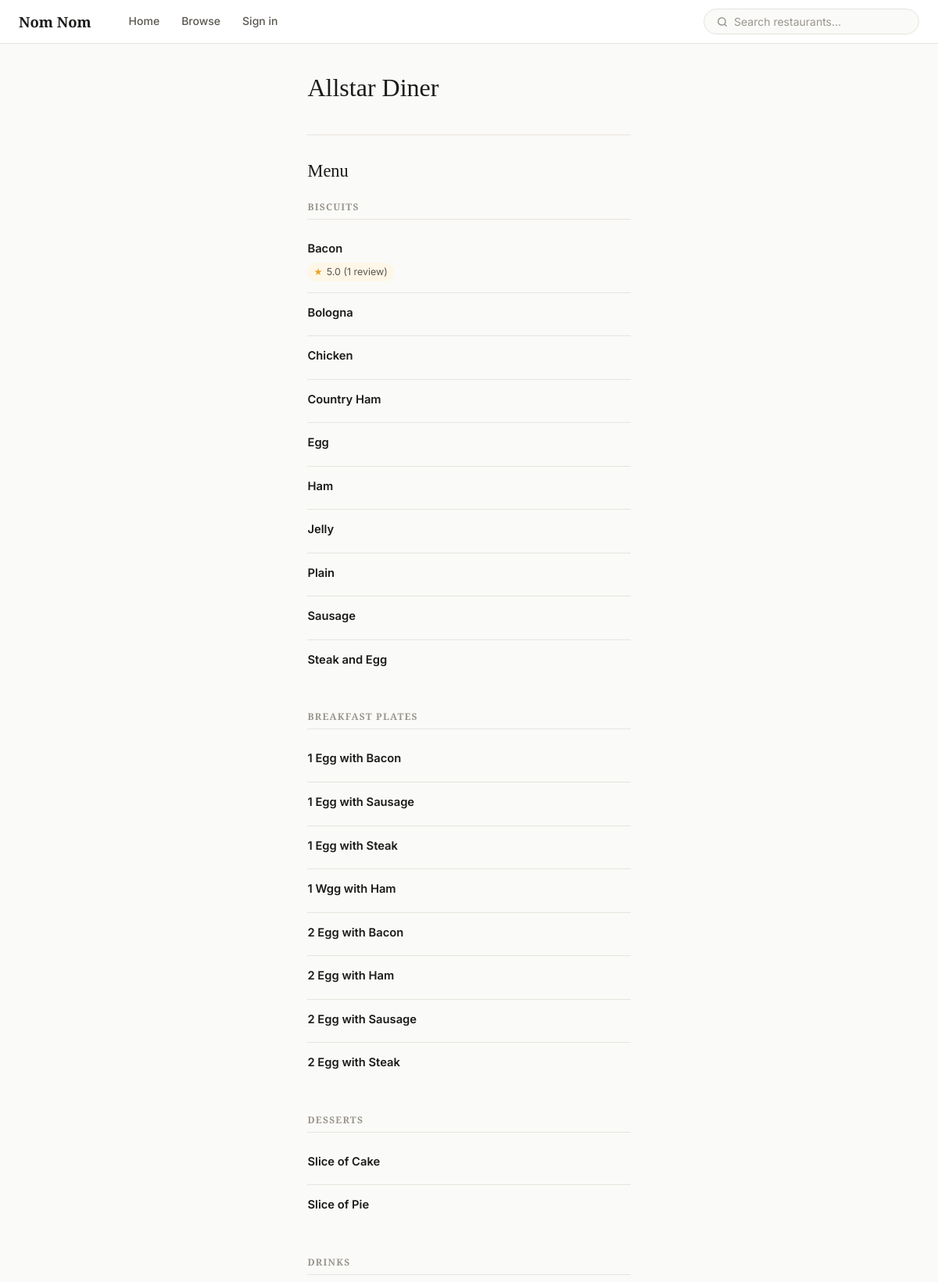
The app's page /restaurant/32 (upper part) with its own data.
### tables this page shows
CREATE TABLE restaurants (
    restaurant_id INTEGER PRIMARY KEY AUTOINCREMENT,
    name TEXT NOT NULL,
    category_id INTEGER,
    price_range TEXT,
    full_address TEXT,
    city TEXT,
    state TEXT,
    latitude REAL,
    longitude REAL,
    avg_rating REAL DEFAULT 0.00,
    total_reviews INTEGER DEFAULT 0,
    FOREIGN KEY (category_id) REFERENCES categories(category_id)
);

CREATE TABLE menu_items (
    item_id INTEGER PRIMARY KEY AUTOINCREMENT,
    restaurant_id INTEGER NOT NULL,
    menu_category_id INTEGER,
    name TEXT NOT NULL,
    description TEXT,
    price REAL,
    avg_rating REAL DEFAULT 0.00,
    total_reviews INTEGER DEFAULT 0,
    FOREIGN KEY (restaurant_id) REFERENCES restaurants(restaurant_id),
    FOREIGN KEY (menu_category_id) REFERENCES menu_categories(menu_category_id)
);

CREATE TABLE menu_categories (
    menu_category_id INTEGER PRIMARY KEY AUTOINCREMENT,
    restaurant_id INTEGER NOT NULL,
    name TEXT NOT NULL,
    FOREIGN KEY (restaurant_id) REFERENCES restaurants(restaurant_id)
);

### web/app.py (the view)
@app.route("/restaurant/<int:rid>")
def restaurant(rid):
    restaurant = db.get_restaurant_by_id(rid)
    if not restaurant:
        flash("Restaurant not found.", "error")
        return redirect(url_for('browse'))
    menu     = db.get_menu_by_restaurant(rid)
    reviews  = db.get_reviews_for_restaurant(rid)
    menu_sections = {}
    for i in menu:
        sec = i.get("section") or "General"
        menu_sections.setdefault(sec, []).append(i)
    user_item_reviews = {}
    is_fav = False
    if current_user():
        uid = current_user()["user_id"]
        user_item_reviews = db.get_user_item_reviews_for_restaurant(uid, rid)
        favs   = db.get_user_favorites(uid)
        is_fav = any(f["restaurant_id"] == rid for f in favs)
    return render_template(
        'restaurant.html',
        restaurant=restaurant,
        menu_sections=menu_sections,
        reviews=reviews,
        user_item_reviews=user_item_reviews,
        is_fav=is_fav,
    )

### sqlQueries.py (called while the page is built)
def get_connection() -> sqlite3.Connection:
    conn = sqlite3.connect(DB_PATH)
    conn.row_factory = sqlite3.Row
    conn.execute("PRAGMA journal_mode = WAL")
    conn.execute("PRAGMA foreign_keys = ON")
    return conn

def get_restaurant_by_id(rid: int) -> dict | None:
    with get_connection() as conn:
        row = conn.execute("""
            SELECT r.*, c.name AS category
            FROM restaurants r
            LEFT JOIN categories c ON c.category_id = r.category_id
            WHERE r.restaurant_id = ?
        """, (rid,)).fetchone()
    return dict(row) if row else None

def get_menu_by_restaurant(rid: int) -> list[dict]:
    with get_connection() as conn:
        rows = conn.execute("""
            SELECT mi.item_id, mi.name, mi.description, mi.price,
                   mi.avg_rating, mi.total_reviews,
                   mc.name AS section
            FROM menu_items mi
            LEFT JOIN menu_categories mc ON mc.menu_category_id = mi.menu_category_id
            WHERE mi.restaurant_id = ?
            ORDER BY mc.name, mi.name
        """, (rid,)).fetchall()
    return [dict(r) for r in rows]

def get_reviews_for_restaurant(rid: int) -> list[dict]:
    with get_connection() as conn:
        rows = conn.execute("""
            SELECT rr.review_id, rr.rating, rr.title, rr.content, rr.upvotes,
                   rr.user_id, u.username
            FROM restaurant_reviews rr
            JOIN users u ON u.user_id = rr.user_id
            WHERE rr.restaurant_id = ?
            ORDER BY rr.upvotes DESC, rr.review_id DESC
        """, (rid,)).fetchall()
    return [dict(r) for r in rows]

### web/app.py (called while the page is built)
def current_user():
    return session.get("user")

@app.context_processor
def inject_user():
    return {"user": current_user()}

### web/templates/restaurant.html (shortened to what this page needs)
{% extends "base.html" %}
{% block content %}
<div class="restaurant-container">
  <div class="restaurant-hero">
    <h1>{{ restaurant.name }}</h1>
  </div>
  <h2 style="margin-bottom:24px">Menu</h2>
  {% if menu_sections %}
    {% for sect, items in menu_sections.items() %}
      <div class="menu-section">
        <h3>{{ sect }}</h3>
        <ul>
          {% for item in items %}
            <li class="menu-item">
              <div class="menu-item__name">{{ item.name }}</div>
              {% if item.total_reviews > 0 %}
                <span class="menu-item-rating">
                  {{ "%.1f"|format(item.avg_rating|float) }}
                  ({{ item.total_reviews }} review{% if item.total_reviews != 1 %}s{% endif %})
                </span>
              {% endif %}
            </li>
          {% endfor %}
        </ul>
      </div>
    {% endfor %}
  {% else %}
    <div class="empty-state">No menu items available.</div>
  {% endif %}
</div>
{% endblock %}

### web/static/styles.css (style rules this page uses)
:root { --font-display: 'Playfair Display', Georgia, serif; --font-body: 'Inter', system-ui, sans-serif; --color-bg: #FAFAF8; --color-surface: #FFFFFF; --color-border: #E8E4DE; --color-border-md: #D4CFC8; --color-text: #1A1A18; --color-text-2: #5A574F; --color-text-3: #9A968E; --color-accent: #E8A427; --color-accent-bg: #FEF7E8; --color-accent-dk: #B37D18; --color-danger: #C0392B; --color-danger-bg: #FFF0EE; --color-success: #2D6A34; --color-success-bg:#F0FBF1; --color-info-bg: #EEF4FF; --color-info: #1A4F8C; --color-warning-bg:#FFF9EC; --color-warning: #8A5D00; --star: #E8A427; --tan: #D4CFC8; --radius-sm: 6px; --radius-md: 10px; --radius-lg: 14px; --radius-pill: 999px; --shadow-sm: 0 1px 3px rgba(0,0,0,.06), 0 1px 2px rgba(0,0,0,.04); --shadow-md: 0 4px 12px rgba(0,0,0,.08); --transition: all .18s ease; --max-w: 960px; }
*, *::before, *::after { box-sizing: border-box; margin: 0; padding: 0; }
html { font-size: 16px; }
body { font-family: var(--font-body); background: var(--color-bg); color: var(--color-text); line-height: 1.6; min-height: 100vh; display: flex; flex-direction: column; }
ul { list-style: none; }
h1, h2, h3, h4 { font-family: var(--font-display); font-weight: 500; line-height: 1.25; color: var(--color-text); }
h1 { font-size: 2rem; }
h2 { font-size: 1.4rem; }
h3 { font-size: 1.1rem; }
.restaurant-container { max-width: var(--max-w); margin-inline: auto; padding: 36px 24px 56px; }
.restaurant-hero { padding-bottom: 24px; border-bottom: 1px solid var(--color-border); margin-bottom: 32px; }
.restaurant-hero h1 { margin-bottom: 8px; }
.menu-section { margin-bottom: 36px; }
.menu-section h3 { font-size: .75rem; font-weight: 600; text-transform: uppercase; letter-spacing: .1em; color: var(--color-text-3); margin-bottom: 12px; padding-bottom: 8px; border-bottom: 1px solid var(--color-border); }
.menu-item { padding: 14px 0; border-bottom: 1px solid var(--color-border); }
.menu-item:last-child { border-bottom: none; }
.menu-item__name { font-weight: 600; font-size: .92rem; margin-bottom: 3px; }
.menu-item-rating { display: inline-flex; align-items: center; gap: 5px; font-size: .78rem; color: var(--color-text-2); background: var(--color-accent-bg); padding: 2px 8px; border-radius: var(--radius-pill); }
.menu-item-rating::before { content: '★'; color: var(--star); }

### records on screen
restaurants: name "Allstar Diner"
menu_items: name "BISCUITS", name "Bacon", avg_rating "5.0", total_reviews "1"
menu_items: name "Bologna"
menu_items: name "Chicken"
menu_items: name "Country Ham"
menu_items: name "Egg"
menu_items: name "Ham"
menu_items: name "Jelly"
menu_items: name "Plain"
menu_items: name "Sausage"
menu_items: name "Steak and Egg"
menu_items: name "BREAKFAST PLATES", name "1 Egg with Bacon"
menu_items: name "1 Egg with Sausage"
menu_items: name "1 Egg with Steak"
menu_items: name "1 Wgg with Ham"
menu_items: name "2 Egg with Bacon"
menu_items: name "2 Egg with Ham"
menu_items: name "2 Egg with Sausage"
menu_items: name "2 Egg with Steak"
menu_items: name "DESSERTS", name "Slice of Cake"
menu_items: name "Slice of Pie"
menu_items: name "DRINKS"
